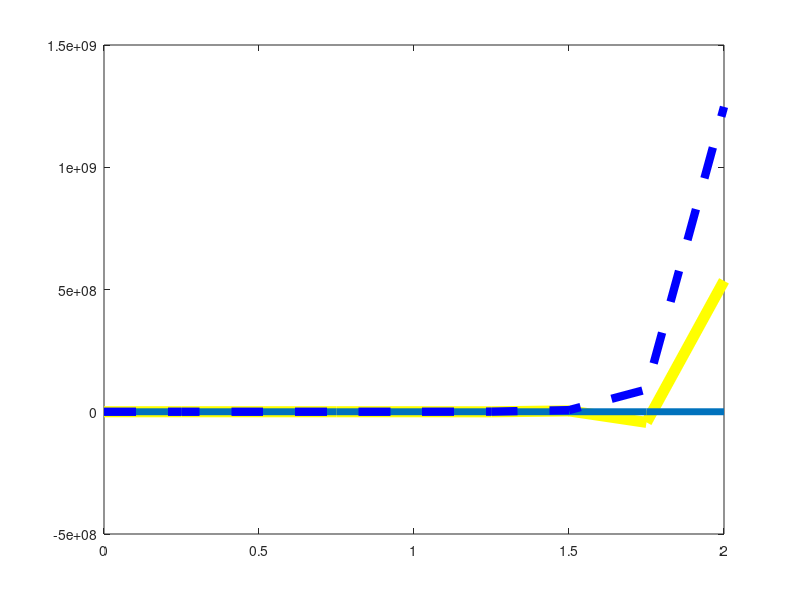
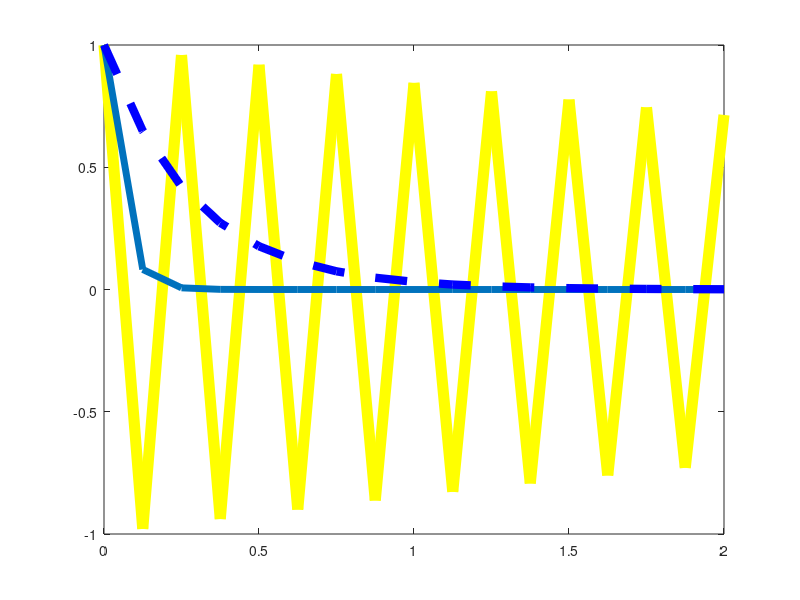
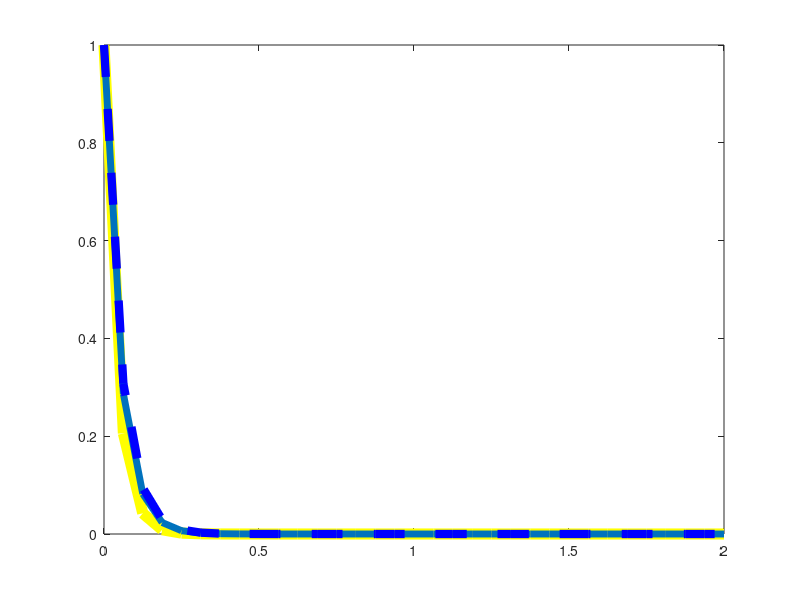

The MATLAB script that drew these images, in order:
clear
%set up variables
t0 = 0; %initial time
tf = 2; %final time
h = 0.25; %time-step
Nit = (tf-t0)/h; %numerb of steps

%setting up variables
t = zeros(1,Nit+1); %time
x = zeros(1,Nit+1); %for Method 1
y= zeros(1,Nit+1); %for Method 2

%exact solution
exact = exp(-40);

%setting up initial conditions
t(1) = 0;
x(1) = 1;
y(1) = 1;
for i = 1 : Nit

  %method 2
  k1 = -20 * x(i);
  k2 = -20 * (x(i) + 0.5*h*k1);
  k3 = -20 * (x(i) - (1*h*k1) + (2*h*k2));
  x(i+1) = x(i) + h*(k1*(1/6) + k2*(2/3) + k3*(1/6));
  %method 1
  k4 = -20 * y(i);
  k5 = -20 * (y(i) + 0.5*h*k4);
  k6 = -20 * (y(i) + 0.5*h*k5);  
  k7 = -20 * (y(i) + h*k6);
  y(i+1) = y(i) + h*( k4*(1/6) + k5*(1/3) + k6*(1/3) + k7*(1/6));
  t(i+1) = i*h; %time
end
fprintf('h\t  |Answers:RK(3)\t \RK(4)\t\t | GE:RK(3)\t \tRK(4)\n');
fprintf('0.25  |\t%d\t     %d | %d\t%d   \n', x(end), y(end), x(end)-exact, y(end)-exact);

t1=[0.00 0.25 0.50 0.75 1.00 1.25 1.50 1.75 2];
u=@(t1) 1*exp(-20*(t1));

figure;
plot(t,x,'y-',"linewidth",8)
hold on
plot(t1,u(t1),"linewidth",5)
plot(t,y,'b--',"linewidth",6)
hold off

%set up variables
t0 = 0; %initial time
tf = 2; %final time
h = 0.125; %time-step
Nit = (tf-t0)/h; %numerb of steps

%setting up variables
t = zeros(1,Nit+1); %time
x = zeros(1,Nit+1); %for Method 1
y= zeros(1,Nit+1); %for Method 2

%exact solution
exact = exp(-40);

%setting up initial conditions
t(1) = 0;
x(1) = 1;
y(1) = 1;
for i = 1 : Nit

  %method 2
  k1 = -20 * x(i);
  k2 = -20 * (x(i) + 0.5*h*k1);
  k3 = -20 * (x(i) - (1*h*k1) + (2*h*k2));
  x(i+1) = x(i) + h*(k1*(1/6) + k2*(2/3) + k3*(1/6));
  %method 1
  k4 = -20 * y(i);
  k5 = -20 * (y(i) + 0.5*h*k4);
  k6 = -20 * (y(i) + 0.5*h*k5);  
  k7 = -20 * (y(i) + h*k6);
  y(i+1) = y(i) + h*( k4*(1/6) + k5*(1/3) + k6*(1/3) + k7*(1/6));
  t(i+1) = i*h; %time
end

fprintf('0.125 |\t%d\t     %d  | %d\t    %d   \n', x(end), y(end), x(end)-exact, y(end)-exact);

t1=[0 0.125 0.25 0.375 0.5 0.625 0.75 0.875 1.0 1.125 1.25 1.375 1.5 1.625 1.75 1.875 2.0];
u=@(t1) 1*exp(-20*(t1));

figure;
plot(t,x,'y-',"linewidth",8)
hold on
plot(t1,u(t1),"linewidth",5)
plot(t,y,'b--',"linewidth",6)
hold off

%set up variables
t0 = 0; %initial time
tf = 2; %final time
h = 0.0625; %time-step
Nit = (tf-t0)/h; %numerb of steps

%setting up variables
t = zeros(1,Nit+1); %time
x = zeros(1,Nit+1); %for Method 1
y= zeros(1,Nit+1); %for Method 2

%exact solution
exact = exp(-40);

%setting up initial conditions
t(1) = 0;
x(1) = 1;
y(1) = 1;
for i = 1 : Nit

  %method 2
  k1 = -20 * x(i);
  k2 = -20 * (x(i) + 0.5*h*k1);
  k3 = -20 * (x(i) - (1*h*k1) + (2*h*k2));
  x(i+1) = x(i) + h*(k1*(1/6) + k2*(2/3) + k3*(1/6));
  %method 1
  k4 = -20 * y(i);
  k5 = -20 * (y(i) + 0.5*h*k4);
  k6 = -20 * (y(i) + 0.5*h*k5);  
  k7 = -20 * (y(i) + h*k6);
  y(i+1) = y(i) + h*( k4*(1/6) + k5*(1/3) + k6*(1/3) + k7*(1/6));
  t(i+1) = i*h; %time
end

fprintf('0.0625|\t%d\t     %d | %d\t%d   ', x(end), y(end), x(end)-exact, y(end)-exact);

t1=[0 0.0625 0.125 0.1875 0.25 0.3125 0.375 0.4375 0.5 0.5625 0.625 0.6875 0.75 0.8125 0.875 0.9375 1.0 1.0625 1.125 1.1875 1.25 1.3125 1.375 1.4375 1.5 1.5625 1.625 1.6875 1.75 1.8125 1.875 1.9375 2.0];
u=@(t1) 1*exp(-20*(t1));

figure;
plot(t,x,'y-',"linewidth",8)
hold on
plot(t1,u(t1),"linewidth",5)
plot(t,y,'b--',"linewidth",6)
hold off